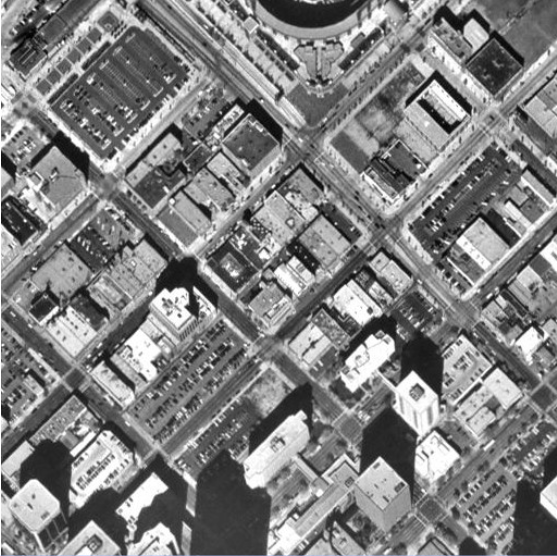
#> input picture image.jpg, 557 x 556 px
$ python imgseg.py
#> lines starting #> are read from the running program, lines starting #| are printed output that depends on the picture; after the words box and inside, x2 and y2 are one past the last pixel; in counts of white or black regions, pixels touching at a corner belong together
import cv2
import numpy as np

def seeded_region_growing(img, seed_point, threshold):
    """
    Implementation of seeded region growing algorithm for image segmentation.
    Args:
        img (numpy.ndarray): input image as numpy array.
        seed_point (tuple): a tuple of x, y coordinates of the seed point.
        threshold (float): threshold value for region growing.
    Returns:
        numpy.ndarray: segmented image as a binary numpy array.
    """
#> called with seed_point = (100, 100), threshold = 200
    # initialize segmented image with zeros
    segmented_img = np.zeros_like(img)

    # get the height and width of the image
    height, width = img.shape[:2]
#> height = 556; width = 557

    # initialize visited pixels with zeros
    visited = np.zeros_like(img)

    # initialize queue with seed point
    queue = []
    queue.append(seed_point)

    # loop through the queue until it is empty
    while queue:
        # get the current point from the queue
        current_point = queue.pop(0)

        # check if the current point is within the image bounds
        if current_point[0] < 0 or current_point[0] >= width or current_point[1] < 0 or current_point[1] >= height:
            continue

        # check if the current point has already been visited
        if visited[current_point[1], current_point[0]] == 1:
            continue

        # check whether the 4-neighbors have been labelled

        # check if the difference between the current point and the seed point is less than the threshold
        #print(abs(img[current_point[1], current_point[0]] - img[seed_point[1], seed_point[0]]))
        if abs(img[current_point[1], current_point[0]] - img[seed_point[1], seed_point[0]]) < threshold:
            # add the current point to the segmented image
            segmented_img[current_point[1], current_point[0]] = 255

            # mark the current point as visited
            visited[current_point[1], current_point[0]] = 1

            # add the neighboring pixels to the queue
            queue.append((current_point[0]+1, current_point[1]))
            queue.append((current_point[0]-1, current_point[1]))
            queue.append((current_point[0], current_point[1]+1))
            queue.append((current_point[0], current_point[1]-1))
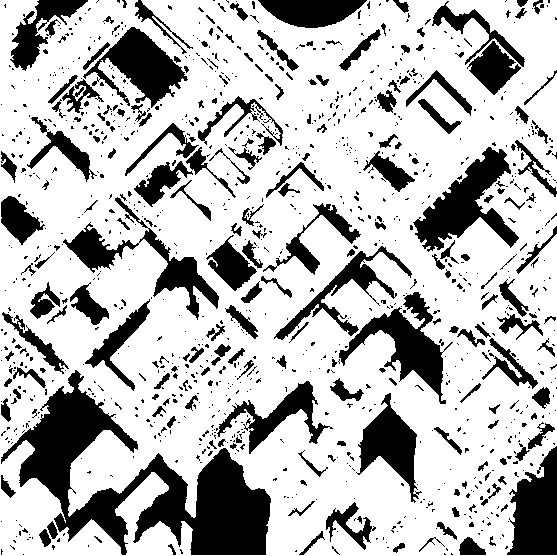
#> segmented_img: shape (556, 557); 73% white; 1106 black regions (889 under 20 px), largest, box (x1, y1, x2, y2) and area: (1, 370, 271, 555) 17132, (413, 147, 519, 252) 4435, (339, 292, 453, 404) 3803
#> after the loop, queue = []

    return segmented_img

# load the image
img = cv2.imread('image.jpg', 0)

# set the seed point
seed_point = (100, 100)

# set the threshold value
threshold = 200

# perform seeded region growing segmentation
segmented_img = seeded_region_growing(img, seed_point, threshold)

# display the segmented image
cv2.imshow('Segmented Image', segmented_img)
cv2.waitKey(0)
cv2.destroyAllWindows()
